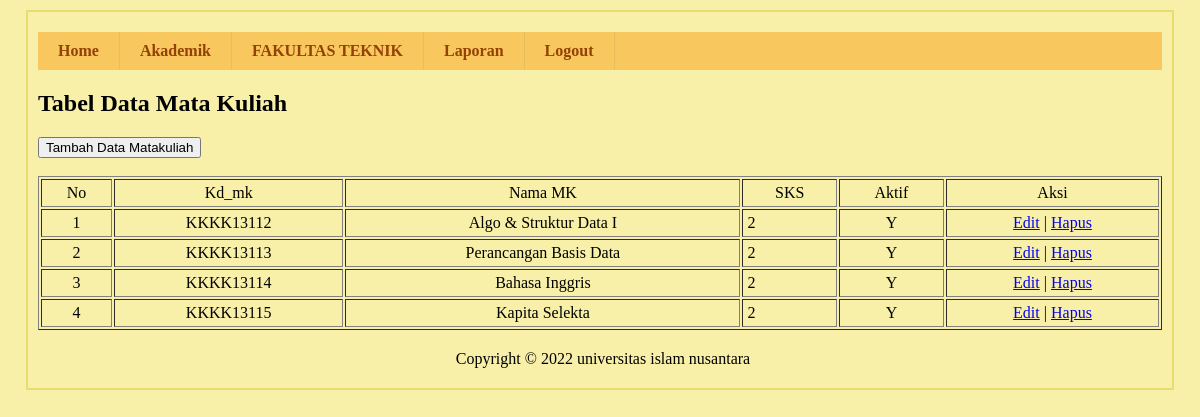
The app's page /sisfo-kampus/media.php?page=matakuliah (signed in) with its own data.
### tables this page shows
CREATE TABLE `tbl_matakuliah` (
  `kd_mk` varchar(15) NOT NULL,
  `nama_mk` varchar(30) DEFAULT NULL,
  `SKS` int(2) DEFAULT NULL,
  `aktif` enum('Y','T') DEFAULT 'Y'
);

### sisfo-kampus/tabel/tabel_matakuliah.php (the view)
<h2>Tabel Data Mata Kuliah</h2>
<button type="button" onclick=window.location.href='./media.php?page=form-matakuliah'>Tambah Data Matakuliah</button> <br><br>
<table width="100%" border="1" cellpadding="4" align="center">
    <tr align="center">
        <td>No</td>
        <td>Kd_mk</td>
        <td>Nama MK</td>
        <td>SKS</td>
        <td>Aktif</td>
        <td>Aksi</td>
    </tr>
    <?php
    include "koneksi.php";
    $sql = mysqli_query($conn, "SELECT * FROM tbl_matakuliah ");
    $no = 1;
    while ($row = mysqli_fetch_array($sql)) {
    ?>
        <tr>
            <td align='center'> <?php echo $no; ?> </td>
            <td align='center'> <?php echo $row['kd_mk']; ?> </td>
            <td align='center'> <?php echo $row['nama_mk']; ?> </td>
            <td> <?php echo $row['SKS']; ?> </td>
            <td align='center'> <?php echo $row['aktif']; ?> </td>
            <td align='center'>
                <a href="media.php?page=editmatakuliah&kdmk=<?php echo $row['kd_mk']; ?>">Edit</a> |
                <a href="media.php?page=hapusmatakuliah&kdmk=<?php echo $row['kd_mk']; ?>">Hapus</a>
            </td>
        </tr>
    <?php
        $no++;
    }
    ?>
</table>

### sisfo-kampus/css/style.css (style rules this page uses)
body { background:#f8f0a9;margin:0;padding:0; }

### records on screen
tbl_matakuliah: kd_mk "KKKK13112", nama_mk "Algo & Struktur Data I", SKS "2", aktif "Y"
tbl_matakuliah: kd_mk "KKKK13113", nama_mk "Perancangan Basis Data", SKS "2", aktif "Y"
tbl_matakuliah: kd_mk "KKKK13114", nama_mk "Bahasa Inggris", SKS "2", aktif "Y"
tbl_matakuliah: kd_mk "KKKK13115", nama_mk "Kapita Selekta", SKS "2", aktif "Y"
